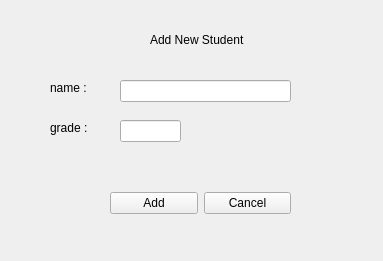
<?xml version="1.0" encoding="UTF-8"?>
<ui version="4.0">
 <class>AddNew</class>
 <widget class="QWidget" name="AddNew">
  <property name="geometry">
   <rect>
    <x>0</x>
    <y>0</y>
    <width>383</width>
    <height>261</height>
   </rect>
  </property>
  <property name="windowTitle">
   <string>Add New Student</string>
  </property>
  <widget class="QLabel" name="label">
   <property name="geometry">
    <rect>
     <x>150</x>
     <y>30</y>
     <width>111</width>
     <height>20</height>
    </rect>
   </property>
   <property name="text">
    <string>Add New Student</string>
   </property>
  </widget>
  <widget class="QLabel" name="label_2">
   <property name="geometry">
    <rect>
     <x>50</x>
     <y>80</y>
     <width>49</width>
     <height>16</height>
    </rect>
   </property>
   <property name="text">
    <string>name :</string>
   </property>
  </widget>
  <widget class="QLineEdit" name="lineEditName">
   <property name="geometry">
    <rect>
     <x>120</x>
     <y>80</y>
     <width>171</width>
     <height>22</height>
    </rect>
   </property>
  </widget>
  <widget class="QLabel" name="label_3">
   <property name="geometry">
    <rect>
     <x>50</x>
     <y>120</y>
     <width>49</width>
     <height>16</height>
    </rect>
   </property>
   <property name="text">
    <string>grade :</string>
   </property>
  </widget>
  <widget class="QLineEdit" name="lineEditGrade">
   <property name="geometry">
    <rect>
     <x>120</x>
     <y>120</y>
     <width>61</width>
     <height>22</height>
    </rect>
   </property>
  </widget>
  <widget class="QWidget" name="">
   <property name="geometry">
    <rect>
     <x>110</x>
     <y>190</y>
     <width>181</width>
     <height>26</height>
    </rect>
   </property>
   <layout class="QHBoxLayout" name="horizontalLayout">
    <item>
     <widget class="QPushButton" name="pushButtonAdd">
      <property name="text">
       <string>Add</string>
      </property>
     </widget>
    </item>
    <item>
     <widget class="QPushButton" name="pushButtonCancel">
      <property name="text">
       <string>Cancel</string>
      </property>
     </widget>
    </item>
   </layout>
  </widget>
 </widget>
 <resources/>
 <connections/>
</ui>
